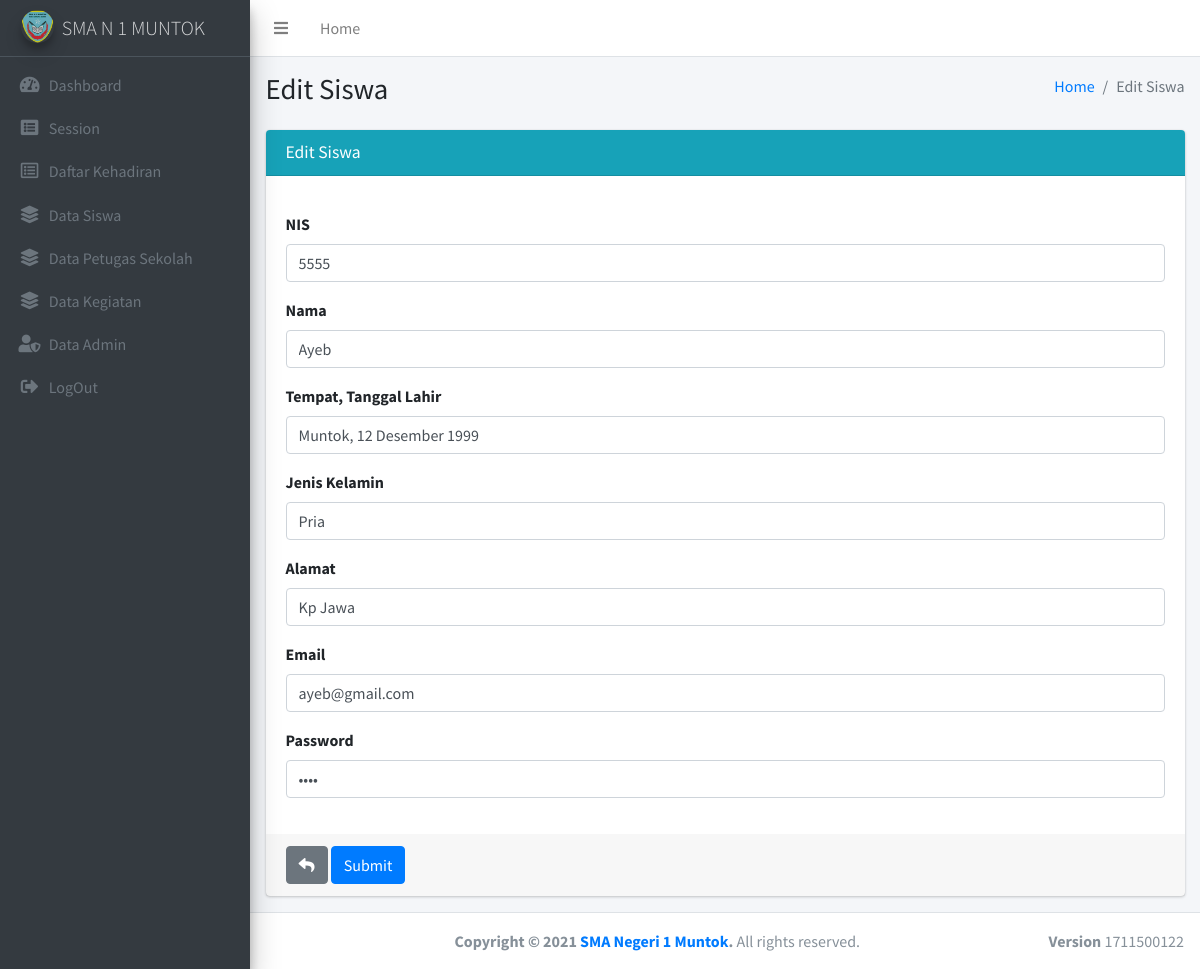
Page /siswa/toedit/6 on the committed database.
### tables this page shows
CREATE TABLE `siswa` (
  `id_swa` int(11) NOT NULL,
  `nis` varchar(50) NOT NULL,
  `nama` varchar(100) NOT NULL,
  `email` varchar(100) NOT NULL,
  `password` varchar(50) NOT NULL,
  `ttl` varchar(50) NOT NULL,
  `jeniskelamin` varchar(20) NOT NULL,
  `alamat` varchar(120) NOT NULL
);

### application/controllers/Siswa.php (called while the page is built, shortened)
<?php
class Siswa extends CI_Controller
{
    public function __construct()
    {
        $this->load->model("siswa_model");
    }
    public function toedit($id)
    {
        $where = array('id_swa' => $id);
        $data['swa'] = $this->siswa_model->getSwa($where);
        $this->load->view("admin/siswa/edit_siswa",$data);
    }
}

### index.php (called while the page is built, shortened)
<?php
require_once BASEPATH.'core/CodeIgniter.php';

### application/models/Siswa_model.php (called while the page is built, shortened)
<?php
class Siswa_model extends CI_Model
{
    private $_table = "siswa";
    public function getSwa($id)
    {
        return $this->db->get_where($this->_table,$id)->result();
    }
}

### application/views/admin/siswa/edit_siswa.php (the view, shortened to what this page needs)
<!DOCTYPE html>
<html>
<head>
</head>
<body class="hold-transition sidebar-mini layout-fixed">
<div class="wrapper">
    <div class="content-wrapper">
        <section class="content-header">
            <div class="container-fluid">
                <div class="row mb-2">
                    <div class="col-sm-6">
                        <h1>Edit Siswa</h1>
                    </div>
                    <div class="col-sm-6">
                        <ol class="breadcrumb float-sm-right">
                            <li class="breadcrumb-item"><a href="#">Home</a></li>
                            <li class="breadcrumb-item active">Edit Siswa</li>
                        </ol>
                    </div>
                </div>
            </div>
        </section>
        <section class="content">
            <div class="container-fluid">
                <div class="row">
                    <div class="col">
                        <div class="card card-info">
                            <div class="card-header">
                                <h3 class="card-title">Edit Siswa</h3>
                            </div>
                            <?php foreach( $swa as $m): ?>
                            <form action="<?= site_url('siswa/update') ?>" method="post">
                                <div class="card-body">
                                    <div class="form-group">
                                        <label for="InputNim">NIS</label>
                                        <input type="text" class="form-control" name="nis" placeholder="NIS" value="<?= $m->nis ?>">
                                    </div>
                                    <div class="form-group">
                                        <label for="InputNama">Nama</label>
                                        <input type="text" class="form-control" name="nama" placeholder="Nama" value="<?= $m->nama ?>">
                                    </div>
                                     <div class="form-group">
                                        <label for="InputTtl">Tempat, Tanggal Lahir</label>
                                        <input type="text" class="form-control" name="ttl" placeholder="Tempat, Tanggal Lahir" value="<?= $m->ttl ?>">
                                    </div>
                                     <div class="form-group">
                                        <label for="InputJenisKelamin">Jenis Kelamin</label>
                                        <input type="text" class="form-control" name="jeniskelamin" placeholder="Jenis Kelamin" value="<?= $m->jeniskelamin ?>">
                                    </div>
                                     <div class="form-group">
                                        <label for="InputAlamat">Alamat</label>
                                        <input type="text" class="form-control" name="alamat" placeholder="Alamat" value="<?= $m->alamat ?>">
                                    </div>
                                    <div class="form-group">
                                        <label for="InputEmail">Email</label>
                                        <input type="email" class="form-control" name="email" placeholder="Email" value="<?= $m->email ?>">
                                    </div>
                                    <div class="form-group">
                                        <label for="InputPassword">Password</label>
                                        <input type="password" class="form-control" name="password" placeholder="Password" value="<?= $m->password ?>">
                                    </div>
                                </div>
                                <div class="card-footer">
                                    <a href="<?= site_url('siswa') ?>" class="btn btn-secondary" title="back"><i class="fas fa-reply"></i></a>
                                    <button type="submit" class="btn btn-primary">Submit</button>
                                </div>
                            </form>
                            <?php endforeach; ?>
                        </div>
                    </div>
                </div>
            </div>
        </section>
    </div>
</body>
</html>

### rows in the picture
siswa: nis "5555", nama "Ayeb", ttl "Muntok, 12 Desember 1999", jeniskelamin "Pria", alamat "Kp Jawa", email "ayeb@gmail.com"
